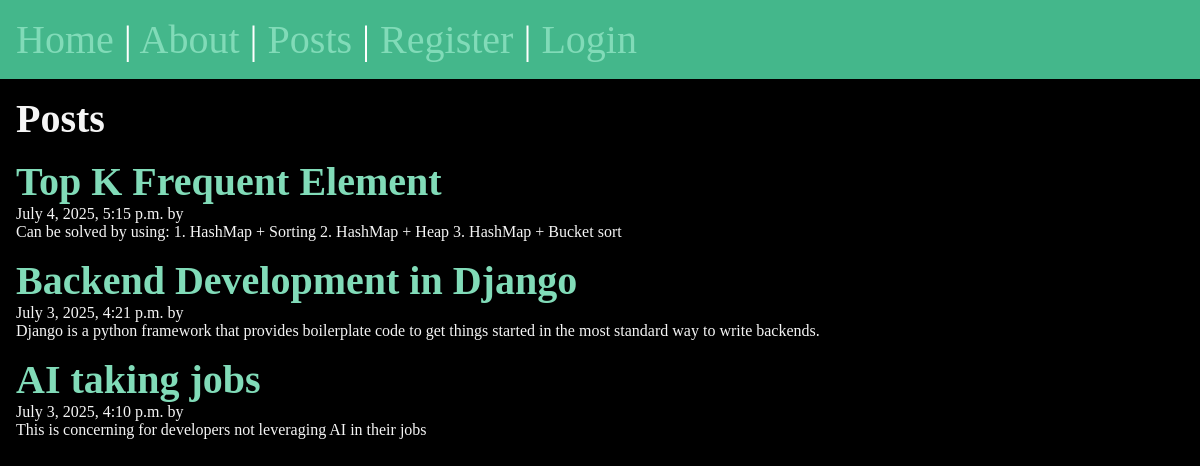
The page /posts/ on the database as committed earlier.
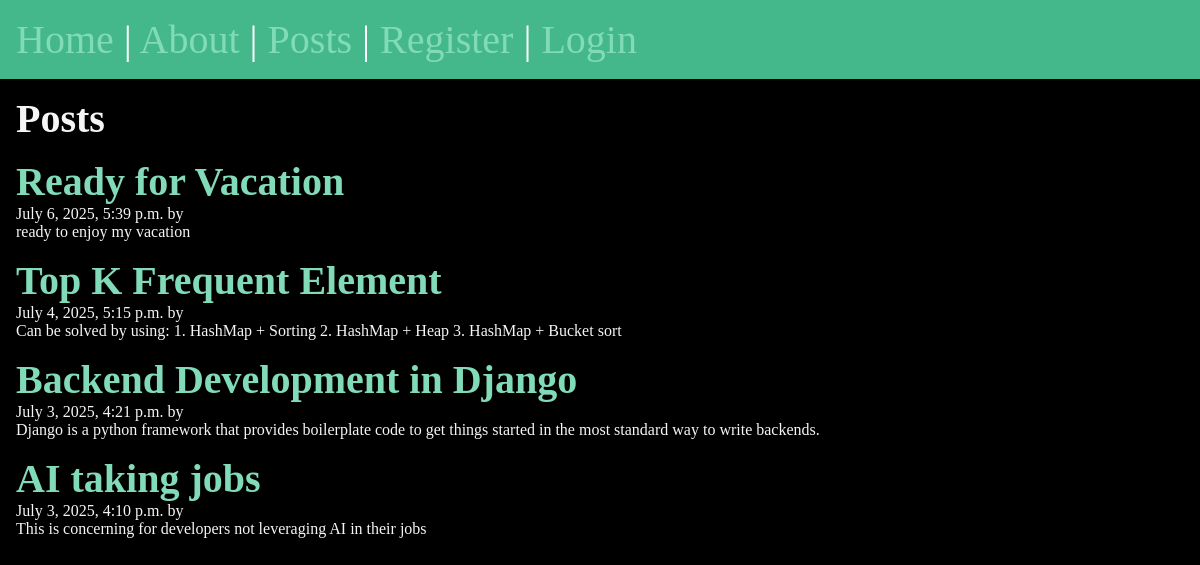
The same page on the database as committed later.
### posts/models.py (models this page shows, shortened)
class Post(models.Model):
    title = models.CharField(max_length=70)
    body = models.TextField()
    slug = models.SlugField()
    date = models.DateTimeField(auto_now_add=True)
    banner = models.ImageField(default='fallback.png', blank=True)
    author = models.ForeignKey(User, on_delete=models.CASCADE, default=None)

### posts/views.py (the view)
# urls.py: path('', views.posts_list, name='list'),
def posts_list(request):
    posts = Post.objects.all().order_by('-date')
    return render(request, 'posts/posts_list.html', { 'posts' : posts })

### posts/templates/posts/posts_list.html (shortened to what this page needs)
{% extends "layout.html" %}
{% block content %}
    <section>
        <h1>Posts</h1>
        {% for post in posts %}
            <article class='post'>
                <h2>
                    <a href="{% url 'posts:page' slug=post.slug %}">
                        {{ post.title }}
                    </a>
                </h2>
                <p>{{ post.date }} by {{ post.author }}</p>
                <p>{{ post.body }}</p>
            </article>
        {% endfor %}
    </section>
{% endblock  %}

### templates/layout.html (shortened to what this page needs)
<!DOCTYPE html>
{% load static %}
<html lang="en">
<head>
    <link rel="stylesheet" href="{% static 'css/style.css' %}">
</head>
<body>
    <nav>
        <a href="/">Home</a> |
        <a href="/about">About</a> |
        <a href="{% url 'posts:list' %}">Posts</a> |
        {% if user.is_authenticated %}
            <a href="{% url "posts:new-post" %}">New Post</a> |
            <form action="{% url "users:logout" %}" method="post" class='logout'>
                {% csrf_token %}
                <button class='logout-button'>Logout</button>
            </form>
        {% else %}
            <a href="{% url "users:register" %}">Register</a> |
            <a href="{% url "users:login" %}">Login</a>
        {% endif %}
    </nav>
    <main>
        {% block content %}{% endblock %}
    </main>
</body>
</html>

### static/css/style.css (style rules this page uses)
* { margin: 0; padding: 0; box-sizing: border-box; }
body { min-height: 100vh; background-color: black; color: whitesmoke; font-size: 3rem; }
nav { padding: 1rem; background-color: #44B78B; color: white; font-size: 2.5rem; }
main { padding: 1rem; }
section { display: flex; flex-flow: column; gap: 1rem; }
h1, h2 { font-size: 2.5rem; }
p { font-size: 1rem; }
a { text-decoration: none; color: #81dbb8; }

Rows that differ between the two databases and show on the page:
added Post: title "Ready for Vacation", date "July 6, 2025, 5:39 p.m.", body "ready to enjoy my vacation"
